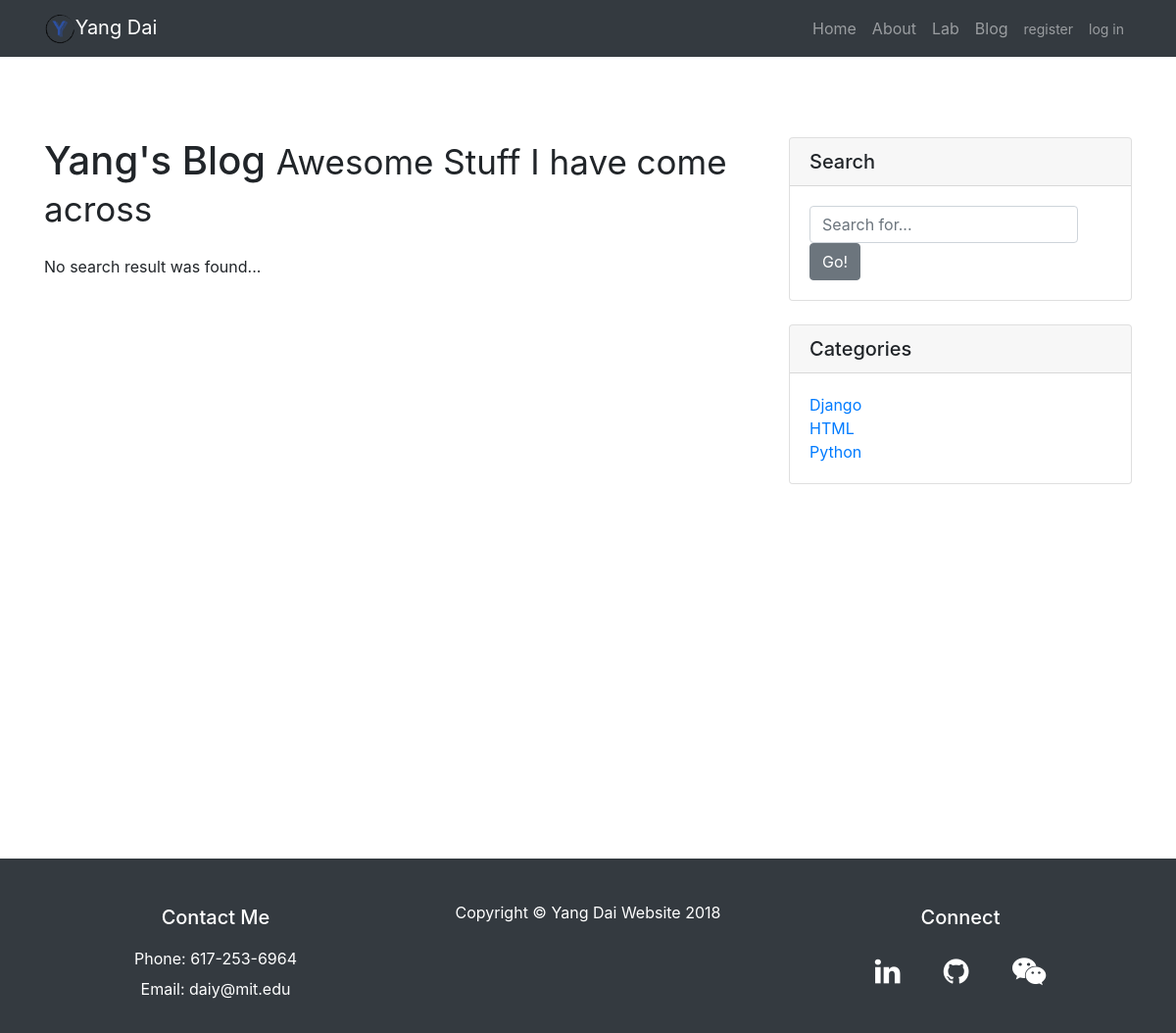
The app's page /blog/search/ with its own data.
### blog/models.py (models this page shows, shortened)
class Tag(models.Model):
    name = models.CharField(max_length=255)

### blog/views.py (the view)
# urls.py: path('search/', views.search, name='search'),
def search(request):
    if 'q' in request.GET and request.GET['q']:
        q = request.GET['q']
        posts = Post.objects.filter(body__icontains=q)
        context = {
            'posts': posts,
            'query': q,
            'tags': Tag.objects.all()
        }
        return render(request, 'blog/keyword_search_results.html', context)
    else:
        context = {'tags': Tag.objects.all()}
        return render(request, 'blog/keyword_search_results.html', context)

### blog/templates/blog/keyword_search_results.html (shortened to what this page needs)
{% extends "blog/base.html" %}
{% block content %}
      <div class="col-md-8">
        <h1 class="my-4">Yang's Blog
          <small>Awesome Stuff I have come across</small>
        </h1>
        {% for post in posts %}
          <div class="card mb-4">
            <div class="card-body">
              <h2 class="card-title">{{ post.title }}</h2>
              <p class="card-text">{{ post.body|striptags|truncatewords:50 }}</p>
              <a href="{{ post.get_absolute_url }}" class="btn btn-primary">Read More &rarr;</a>
            </div>
            <div class="card-footer text-muted">
              <small>
                Posted on {{ post.created_date|date:'M d, Y' }}
                <br>
                Last Updated on {{ post.published_date|date:'M d, Y' }} by
                <a href="{% url 'home:about' %}">{{ post.author }}</a>
              </small>
            </div>
          </div>
        {% empty %}
          <p>No search result was found...</p>
        {% endfor %}
      </div>
{% endblock content %}

### blog/templates/blog/base.html (shortened to what this page needs)
{% load bootstrap4 %}
{% load static %}
<!DOCTYPE html>
<html lang="en">
<head>
  {% bootstrap_css %}
  <link href="{% static 'home/css/font-awesome/css/font-awesome.min.css' %}" rel="stylesheet">
  <link href="{% static 'home/css/custom.css' %}" rel="stylesheet">
</head>
<body>
  <nav class="navbar navbar-expand-lg navbar-dark bg-dark fixed-top">
    <div class="container">
      <a class="navbar-brand" href="{% url 'home:index' %}"><img style="max-height:30px;" src="{% static 'home/images/yang_banner.png'%}"/>Yang Dai</a>
      <div class="collapse navbar-collapse" id="navbarResponsive">
        <ul class="navbar-nav ml-auto">
          <li class="nav-item active">
            <a class="nav-link" href="{% url 'home:index' %}">Home
            </a>
          </li>
          <li class="nav-item">
            <a class="nav-link" href="{% url 'home:about' %}">About</a>
          </li>
          <li class="nav-item">
            <a class="nav-link" href="{% url 'lab:pressure_monitor' %}">Lab</a>
          </li>
          <li class="nav-item">
            <a class="nav-link" href="{% url 'blog:post_list' %}">Blog</a>
          </li>
          {% if user.is_authenticated %}
          <li class="nav-item">
            <a class="nav-link">Hello, {{ user.username }}</a>
          </li>
          <li class="nav-item">
            <a class="nav-link" href="{% url 'users:logout' %}"><small>log out</small></a>
          </li>
          {% else %}
          <li class="nav-item">
            <a class="nav-link" href="{% url 'users:register' %}"><small>register</small></a>
          </li>
          <li class="nav-item">
            <a class="nav-link" href="{% url 'users:login' %}"><small>log in</small></a>
          </li>
          {% endif %}
        </ul>
      </div>
    </div>
  </nav>
  <div class="container">
    <div class="row">
      {% block content %}
      {% endblock content %}
      <div class="col-md-4">
        <div class="card my-4">
          <h5 class="card-header">Search</h5>
          <div class="card-body">
            <div class="input-group">
              <form class="form-inline" action="{% url 'blog:search' %}" method="get">
                <input type="text" name="q" class="form-control" placeholder="Search for...">
                {% buttons %}
                  <button class="btn btn-secondary">Go!</button>
                {% endbuttons %}
              </form>
            </div>
          </div>
        </div>
        <div class="card my-4">
          <h5 class="card-header">Categories</h5>
          <div class="card-body">
            <ul class="list-unstyled mb-0">
            {% for tag in tags %}
              <li>
                <a href="{% url 'blog:tag_search_result' pk=tag.id %}">{{tag.name }}</a>
              </li>
            {% endfor %}
            </ul>
          </div>
        </div>
      </div>
    </div>
  </div>
  <div class="footer">
    <div class="py-5 bg-dark">
      <footer>
        <div class="container">
          <div class="row">
            <div class="col-sm">
              <div class="m-0 text-center text-white">
                <h5>Contact Me</h5><br>
                <p>Phone: 617-253-6964</p>
                <p>Email: daiy@mit.edu</p>
              </div>
            </div>
            <div class="col-sm">
              <div class="m-0 text-center text-white">
                <p>Copyright &copy; Yang Dai Website 2018</p>
              </div>
            </div>
            <div class="col-sm">
              <div class="m-0 text-center text-white">
                <h5>Connect</h5>
                <a href="https://www.linkedin.com/in/yangdai713"><i class="fa fa-linkedin"></i></a>
                <a href="https://github.com/superyang713" class="fa fa-github"></a>
                <a href="{% static 'home/images/wechat.jpg' %}" class="fa fa-wechat"></a>
              </div>
            </div>
          </div>
        </div>
      </footer>
    </div>
  </div>
</body>
</html>

### home/static/home/css/custom.css (style rules this page uses)
html { position: relative; min-height: 85%; }
body { margin-bottom: 60px; }
@media (min-width: 992px) { body { padding-top: 56px; } }
footer .fa { padding: 20px; font-size: 30px; color: white; }
.footer { position: absolute; bottom: 0; width: 100%; height: 20px; line-height: 15px; }
body > .container { padding: 60px 15px 0; }

### records on screen
Tag: name "Django"
Tag: name "HTML"
Tag: name "Python"
